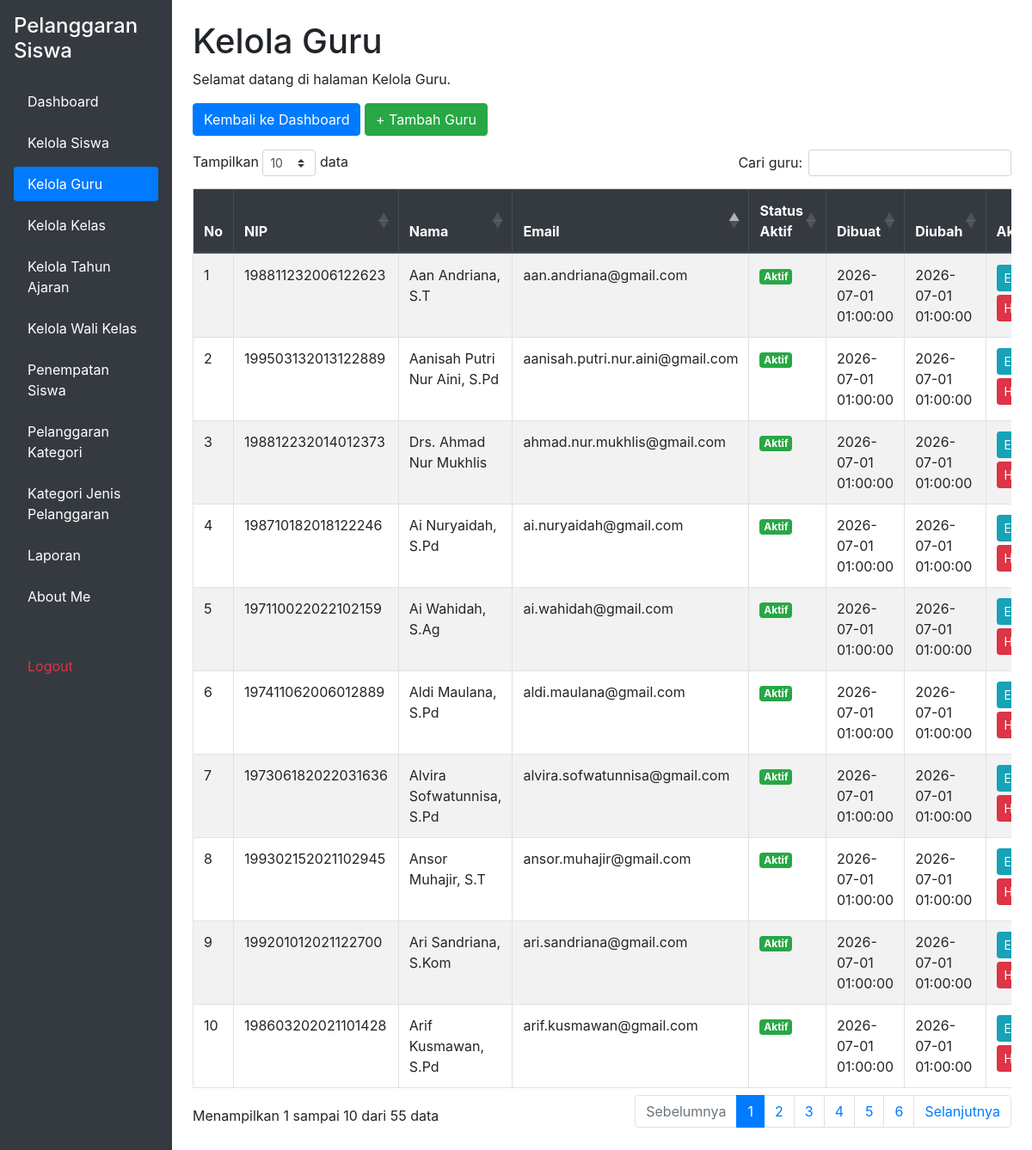
The page /kelola_guru.php (signed in) on the database as committed earlier.
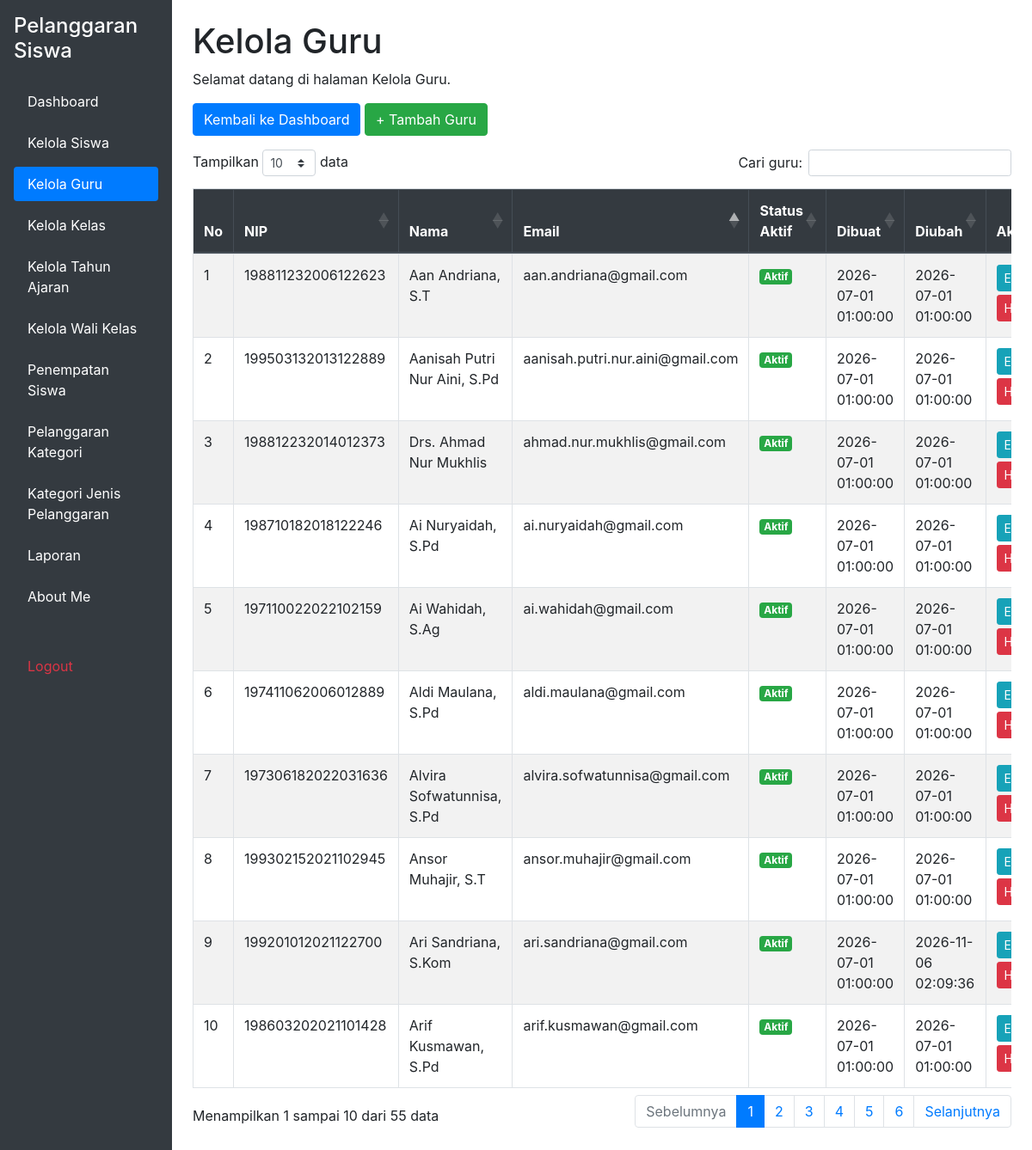
The same page on the database as committed later.
### tables this page shows
CREATE TABLE `t_guru` (
  `id` int(11) NOT NULL,
  `nip` varchar(18) NOT NULL,
  `nama` varchar(150) DEFAULT NULL,
  `email` varchar(150) NOT NULL,
  `status_aktif` tinyint(1) NOT NULL,
  `user_id` int(11) NOT NULL,
  `created_at` timestamp NOT NULL DEFAULT current_timestamp(),
  `updated_at` timestamp NOT NULL DEFAULT current_timestamp()
);

### kelola_guru.php (the view, shortened to what this page needs)
<?php
include 'config/koneksi.php';
$sql = "SELECT * FROM t_guru ORDER BY nama ASC";
$hasil = mysqli_query($koneksi, $sql);
?>
<!DOCTYPE html>
<html lang="id">
<head>
    <link rel="stylesheet"
          href="https://cdn.jsdelivr.net/npm/bootstrap@4.6.2/dist/css/bootstrap.min.css">
    <link rel="stylesheet"
          href="https://cdn.datatables.net/1.13.8/css/dataTables.bootstrap4.min.css">
</head>
<body>
<div class="container-fluid">
    <div class="row">
        <?php include 'layout/sidebar.php'; ?>
        <main class="col-md-9 col-lg-10 p-4">
            <h1>Kelola Guru</h1>
            <p>Selamat datang di halaman Kelola Guru.</p>
            <div class="mb-3">
                <a href="dashboard.php" class="btn btn-primary">
                    Kembali ke Dashboard
                </a>
                <a href="tambah_guru.php"
                   class="btn btn-success">
                    + Tambah Guru
                </a>
            </div>
            <div class="table-responsive">
                <table id="tabelGuru"
                       class="table table-bordered table-striped table-hover">
                    <thead class="thead-dark">
                        <tr>
                            <th>No</th>
                            <th>NIP</th>
                            <th>Nama</th>
                            <th>Email</th>
                            <th>Status Aktif</th>
                            <th>Dibuat</th>
                            <th>Diubah</th>
                            <th>Aksi</th>
                        </tr>
                    </thead>
                    <tbody>
                        <?php while ($row = mysqli_fetch_assoc($hasil)) { ?>
                        <tr>
                            <td></td>
                            <td><?= htmlspecialchars($row['nip'] ?? ''); ?></td>
                            <td><?= htmlspecialchars($row['nama'] ?? ''); ?></td>
                            <td><?= htmlspecialchars($row['email'] ?? ''); ?></td>
                            <td>
                                <?php if ($row['status_aktif'] == 1) { ?>
                                    <span class="badge badge-success">Aktif</span>
                                <?php } else { ?>
                                    <span class="badge badge-secondary">Tidak Aktif</span>
                                <?php } ?>
                            </td>
                            <td><?= htmlspecialchars($row['created_at'] ?? ''); ?></td>
                            <td><?= htmlspecialchars($row['updated_at'] ?? ''); ?></td>
                            <td>
                                <a href="edit_guru.php?id=<?= urlencode($row['id']); ?>"
                                   class="btn btn-info btn-sm mb-1">
                                    Edit
                                </a>
                                <a href="hapus_guru.php?id=<?= urlencode($row['id']); ?>"
                                   class="btn btn-danger btn-sm mb-1"
                                   onclick="return confirm('Yakin ingin menghapus data guru ini?');">
                                    Hapus
                                </a>
                            </td>
                        </tr>
                        <?php } ?>
                    </tbody>
                </table>
            </div>
        </main>
    </div>
</div>
</body>
</html>

Rows that differ between the two databases and show on the page:
changed t_guru "Ari Sandriana, S.Kom": updated_at "2026-07-01 01:00:00" → "2026-11-06 02:09:36"
